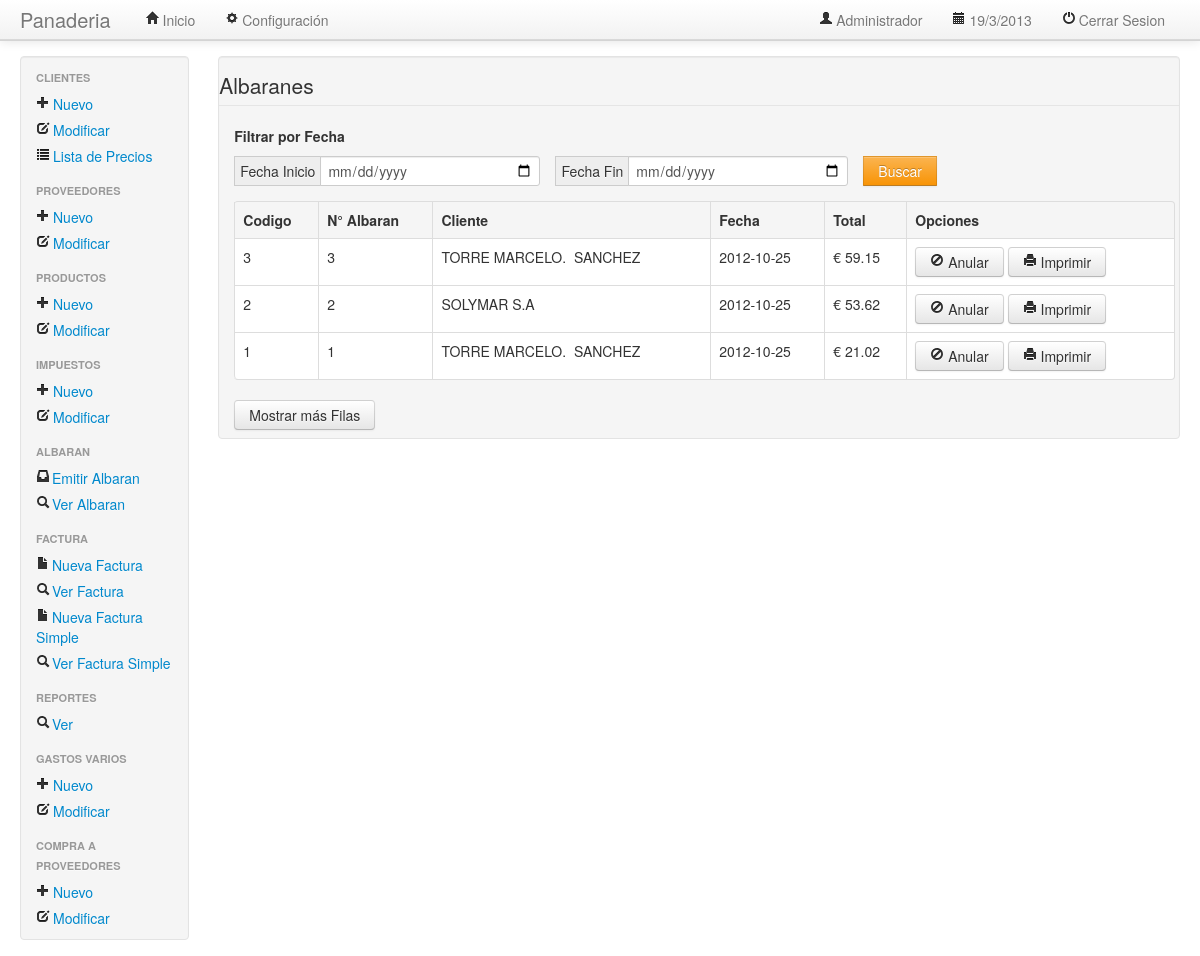
The app's page /main.php?iu=modtablaalbaran.php&mdir=negocios&dir=albaran (signed in) with its own data.
### tables this page shows
CREATE TABLE `albaran` (
  `idalbaran` bigint(10) NOT NULL AUTO_INCREMENT,
  `idcliente` bigint(10) NOT NULL,
  `fecha` date NOT NULL,
  `total` float NOT NULL,
  `anulada` int(11) DEFAULT NULL,
  `numeroalb` bigint(20) NOT NULL,
  PRIMARY KEY (`idalbaran`)
);

CREATE TABLE `cliente` (
  `idcliente` bigint(10) NOT NULL AUTO_INCREMENT,
  `nombre` varchar(50) NOT NULL,
  `apellido` varchar(50) DEFAULT NULL,
  `cuit` varchar(50) NOT NULL DEFAULT '',
  `dni` varchar(50) NOT NULL,
  `email` varchar(100) DEFAULT NULL,
  `iddomicilio` bigint(10) NOT NULL,
  `2apellido` varchar(50) DEFAULT NULL,
  PRIMARY KEY (`idcliente`)
);

### controlador/redirect.php (called while the page is built, shortened)
<?php
function validarSesion() {
    $session = NULL;
    if (isset($_SESSION['admin'])) {
        $session = "main.php";
    } else {
        $session = "mainusr.php";
    }
    return $session;
}
?>

### negocios/cliente/clienteonfactura.php (called while the page is built, shortened)
<?php
function select_nombre_cliente($id) {
    $query = "SELECT nombre,apellido FROM cliente WHERE idcliente=".$id."";
    $result = mysql_query($query);
$fila = mysql_fetch_assoc($result);
    return $fila["nombre"]." ".$fila["apellido"];
}
?>

### negocios/albaran/modtablaalbaran.php (the view, shortened to what this page needs)
<?php
include (RUTA_ABS . "/negocios/cliente/clienteonfactura.php");
if (isset($_GET['fechai']) && isset($_GET['fechaf'])) {
    $fechainicio = '"' . $_GET['fechai'] . '"';
    $fechafin = '"' . $_GET['fechaf'] . '"';
    $sql_buscar = "SELECT * FROM albaran WHERE fecha BETWEEN $fechainicio AND $fechafin";
    $result_buscar = mysql_query($sql_buscar);
    if (!$result_buscar) {
        echo "No pudo ejecutarse satisfactoriamente la consulta ($sql) " .
        "en la BD: " . mysql_error();
        exit;
    }
    ?>
    <legend>Albaranes</legend>
    <div class="input-prepend">
        <h5 style="margin-left: 15px ;">Filtrar por Fecha</h5>
        <span style="margin-left: 15px ;" class="add-on">Fecha Inicio</span><input id="fechai" type="date">
        <span style="margin-left: 15px ;" class="add-on">Fecha Fin</span><input id="fechaf" type="date">
        <button style="margin-left: 15px ;" class="btn btn-warning" onclick="window.open('<?php echo validarSesion(); ?>?iu=modtablaalbaran.php&mdir=negocios&dir=albaran&fechai='+fechai.value+'&fechaf='+fechaf.value+'','_self');">Buscar</button>
    </div>
    <table style="margin: 15px 0px 0px 15px; width: 98%;" class="table table-bordered">
        <tr>
            <th style="font-weight: bold;">
                Codigo
            </th>
            <th style="font-weight: bold;">
                N° Albaran
            </th>
            <th style="font-weight: bold;">
                Cliente
            </th>
            <th style="font-weight: bold;">
                Fecha
            </th>
            <th style="font-weight: bold;">
                Total
            </th>
            <th style="font-weight: bold;">
                Opciones
            </th>
        </tr>
        <tbody style="background-color: #ffffff;">
            <?php while ($fila = mysql_fetch_assoc($result_buscar)) { ?>
                <?php
                if ($fila['anulada'] == 1) {
                    echo '<tr class="error">';
                    $flag = true;
                } else {
                    echo '<tr>';
                    $flag = false;
                }
                ?>
            <td>
        <?php echo $fila['idalbaran']; ?>
            </td>
            <td>
        <?php echo $fila['numeroalb']; ?>
            </td>
            <td>
        <?php echo select_nombre_cliente($fila['idcliente']); ?>
            </td>
            <td>
        <?php echo $fila['fecha']; ?>
            </td>
            <td>
                € <?php echo $fila['total']; ?>
            </td>
            <td>
        <?php if ($flag == false) { ?>
                    <a class="btn" onclick="if(confirm('¿Esta seguro de que desea anular este Albaran?\nRecuerde, que se anulara permanentemente.')){window.open('albaran/anular.php?id='+<?php echo $fila['idalbaran'] ?>+'','_self')}" ><i class="icon-ban-circle"></i> Anular</a>
                    <a class="btn" href="albaran/Imprimiralbaran.php?idalb=<?php echo $fila['idalbaran']; ?>" ><i class="icon-print"></i> Imprimir</a>
        <?php
        } else {
            echo "<strong>Anulada</strong>";
        }
        ?>
            </td>
        </tr>
    <?php } ?>
    </tbody>
    </table>
    </br>
     <?php if (isset($limit)) { ?>
        <a class="btn" style="margin-left: 15px;" href=<?php echo validarSesion()."?iu=modtablaalbaran.php&mdir=negocios&dir=albaran&limit=" . $limit; ?>>Mostrar más Filas</a>
    <?php } else { ?>
        <a class="btn" style="margin-left: 15px;" href=<?php echo validarSesion()."?iu=modtablaalbaran.php&mdir=negocios&dir=albaran&limit=10"; ?>>Mostrar más Filas</a>
    <?php }  ?>
    <?php
} else {
    $limit = 10;
    if (isset($_GET['limit'])) {
        $limit = $_GET['limit'] + 10;
        $query = "SELECT * FROM albaran ORDER BY idalbaran DESC LIMIT $limit";
    } else {
        $query = "SELECT * FROM albaran ORDER BY idalbaran DESC LIMIT $limit";
    }
    $result = mysql_query($query);
    ?>
    <legend>Albaranes</legend>
    <div class="input-prepend">
        <h5 style="margin-left: 15px ;">Filtrar por Fecha</h5>
        <span style="margin-left: 15px ;" class="add-on">Fecha Inicio</span><input id="fechai" type="date">
        <span style="margin-left: 15px ;" class="add-on">Fecha Fin</span><input id="fechaf" type="date">
        <button style="margin-left: 15px ;" class="btn btn-warning" onclick="window.open('<?php echo validarSesion(); ?>?iu=modtablaalbaran.php&mdir=negocios&dir=albaran&fechai='+fechai.value+'&fechaf='+fechaf.value+'','_self');">Buscar</button>
    </div>
    <table style="margin: 15px 0px 0px 15px; width: 98%;" class="table table-bordered">
        <tr>
            <th style="font-weight: bold;">
                Codigo
            </th>
            <th style="font-weight: bold;">
                N° Albaran
            </th>
            <th style="font-weight: bold;">
                Cliente
            </th>
            <th style="font-weight: bold;">
                Fecha
            </th>
            <th style="font-weight: bold;">
                Total
            </th>
            <th style="font-weight: bold;">
                Opciones
            </th>
        </tr>
        <tbody style="background-color: #ffffff;">
    <?php while ($fila = mysql_fetch_assoc($result)) { ?>
                <?php
                if ($fila['anulada'] == 1) {
                    echo '<tr class="error">';
                    $flag = true;
                } else {
                    echo '<tr>';
                    $flag = false;
                }
                ?>
            <td>
                <?php echo $fila['idalbaran']; ?>
            </td>
            <td>
                <?php echo $fila['numeroalb']; ?>
            </td>
            <td>
                <?php echo select_nombre_cliente($fila['idcliente']); ?>
            </td>
            <td>
                <?php echo $fila['fecha']; ?>
            </td>
            <td>
                € <?php echo $fila['total']; ?>
            </td>
            <td>
        <?php if ($flag == false) { ?>
                    <a class="btn" onclick="if(confirm('¿Esta seguro de que desea anular este Albaran?\nRecuerde, que se anulara permanentemente.')){window.open('albaran/anular.php?id='+<?php echo $fila['idalbaran'] ?>+'','_self')}" ><i class="icon-ban-circle"></i> Anular</a>
                    <a class="btn" href="albaran/Imprimiralbaran.php?idalb=<?php echo $fila['idalbaran']; ?>" ><i class="icon-print"></i> Imprimir</a>
                <?php
                } else {
                    echo "<strong>Anulada</strong>";
                }
                ?>
            </td>
        </tr>
    <?php } ?>
    </tbody>
    </table>
     <?php if (isset($limit)) { ?>
        <a class="btn" style="margin-left: 15px;" href=<?php echo validarSesion()."?iu=modtablaalbaran.php&mdir=negocios&dir=albaran&limit=" . $limit; ?>>Mostrar más Filas</a>
    <?php } else { ?>
        <a class="btn" style="margin-left: 15px;" href=<?php echo validarSesion()."?iu=modtablaalbaran.php&mdir=negocios&dir=albaran&limit=10"; ?>>Mostrar más Filas</a>
    <?php }  ?>
<?php
} ?>

### records on screen
albaran: idalbaran "3", numeroalb "3", idcliente.apellido "TORRE MARCELO. SANCHEZ", fecha "2012-10-25", total "59.15", anulada 0 (drawn)
albaran: idalbaran "2", numeroalb "2", idcliente.apellido "SOLYMAR S.A", fecha "2012-10-25", total "53.62", anulada 0 (drawn)
albaran: idalbaran "1", numeroalb "1", idcliente.apellido "TORRE MARCELO. SANCHEZ", fecha "2012-10-25", total "21.02", anulada 0 (drawn)
